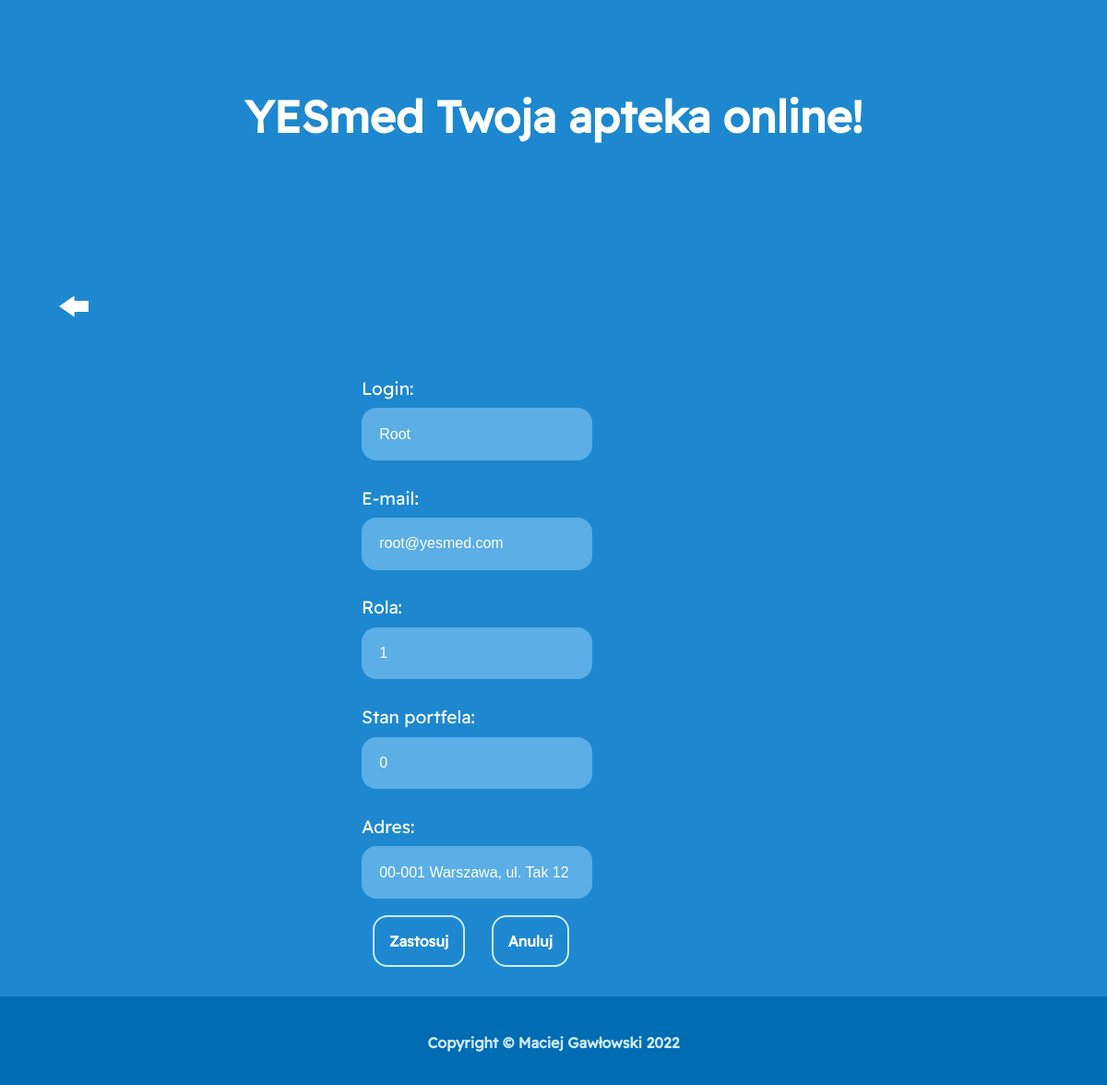
/php/uzytkownik.php?id=1, run on the app's committed database.
### tables this page shows
CREATE TABLE `profiles` (
  `Id` int(11) NOT NULL,
  `UserName` text NOT NULL,
  `Password` text NOT NULL,
  `Email` text NOT NULL,
  `Role` int(11) NOT NULL,
  `ShoppingCard` int(11) NOT NULL,
  `Cash` double NOT NULL,
  `Address` text NOT NULL
);

### php/uzytkownik.php (the view, shortened to what this page needs)
<!DOCTYPE html>
<html lang="pl-PL">
<head>
    <link rel="stylesheet" href="../css/style.css" type="text/css">
</head>
<body>
    <header>
        <h1 class="pageHeader">YESmed Twoja apteka online!</h1>
    </header>
<?php
    $profile = getDatabaseConnectionProfile("remote");
    $dbName = $profile["databaseName"];
    $dbUser = $profile["mysqlUsername"];
    $dbPassword = $profile["password"];
    $dbHostname = $profile["mysqlHostname"];
    $baza = mysqli_connect($dbHostname, $dbUser, $dbPassword, $dbName);
    echo "<a href='zarzadzajUzytkownikami.php' class='goBack'><img src='../img/arrow.png' alt='arrow' class='goBack'></a>";
    if (mysqli_connect_errno())
        echo "<h2>Nie można nawiązać połączenia z bazą danych.</h2>";
    else {
        $id = @$_GET["id"];
        $zapytanie = "SELECT * FROM `profiles` WHERE Id=$id";
        $wynik = mysqli_query($baza, $zapytanie);
        if (!$wynik) {
            mysqli_close($baza);
            echo "<h2>Nie można pobrać danych użytkownika z bazy danych.</h2>";
        }
        else {
            $user = mysqli_fetch_array($wynik);
            echo '<form method="POST" class="Form">
                <p>Login:</p>
                <input type="text" placeholder="'.$user["UserName"].'" value="'.$user["UserName"].'" name="username" class="no-outline">
                <p>E-mail:</p>
                <input type="email" placeholder="'.$user["Email"].'" value="'.$user["Email"].'" name="email" class="no-outline">
                <p>Rola:</p>
                <input type="text" placeholder="'.$user["Role"].'" value="'.$user["Role"].'" name="role" class="no-outline">
                <p>Stan portfela:</p>
                <input type="number" placeholder="'.$user["Cash"].'" value="'.$user["Cash"].'" name="cash" class="no-outline">
                <p>Adres:</p>
                <input type="text" placeholder="'.$user["Address"].'" value="'.$user["Address"].'" name="adres" class="no-outline">
                <input type="hidden" value="'.$user["Id"].'" name="id">
                <br><br>
                <button type="submit" name="update">Zastosuj</button>
                <button><a href="zarzadzajUzytkownikami.php">Anuluj</a></button>
            </form>';
        }
    }
?>
<footer>
        <p>Copyright &copy; <a href="https://github.com/gal0wsky">Maciej Gawłowski</a> 2022</p>
    </footer>
</body>
</html>

### css/style.css (style rules this page uses)
:root { --footer-text-color: rgb(205, 235, 255); --footer-height: 6em; }
* { margin: 0; padding: 0; box-sizing: border-box; }
.goBack { width: 2em; height: 2em; margin: 2em; }
body { background-color: rgba(29, 136, 207, 1); font-family: Arial; width: 100%; display: flex; flex-direction: column; min-height: 100vh; }
footer { font-family: "ReadexPro" !important; font-weight: bold; font-size: 1em; color: var(--footer-text-color); padding: 2.5em; text-align: center; width: 100%; height: var(--footer-height); background-color: rgb(0, 108, 180); margin-top: auto; }
footer a { color: var(--footer-text-color); }
a { text-decoration: none; color: white; }
.pageHeader { font-family: "ReadexPro" !important; margin: 0 auto; position: relative; justify-content: center; text-align: center; margin-top: 2em; margin-bottom: 2em; font-size: 3em; color: white; }
.Form { margin-left: 30%; margin-right: 30%; width: 40%; padding: 2em; }
.Form p { font-family: "ReadexPro"; font-size: 1.2em; margin-top: 1.5em; margin-bottom: .5em; color: white; }
.Form input { padding: 1.2em; border: none; border-radius: 1em; background-color: rgb(91, 174, 230); color: white; font-size: 1em; width: 60%; }
::placeholder { color: white; font-family: Arial; font-size: 1.2em; }
.Form button { border: 2px solid rgb(205, 235, 255); background-color: rgba(29, 136, 207, 1); padding: 1em; border-radius: 1em; font-family: "ReadexPro"; font-weight: bold; font-size: 1em; text-align: center; justify-content: center; color: white; justify-content: center; margin-left: .75em; margin-right: .75em; }
.Form button a { color: white; }

### data on the page
profiles: username "Root", email "root@yesmed.com", role "1", cash "0", adres "00-001 Warszawa, ul. Tak 12"
